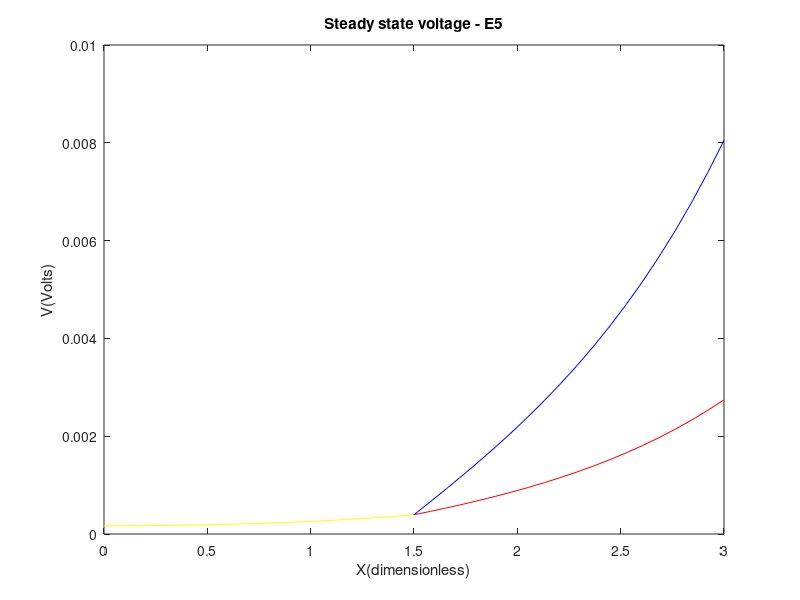

Write the MATLAB code that produced this figure.
% electrical constants and derived quantities for typical 
% mammalian dendrite

% Dimensions of compartments

d1 = 75e-4; 			% cm
d21 = 30e-4; 			% cm
d22 = 15e-4; 			% cm
%d21 = 47.2470e-4;       % E9 cm
%d22 = d21;               % E9 cm

l1 = 1.5;			% dimensionless
l21 = 3.0;			% dimensionless
l22 = 3.0;			% dimensionless

% Electrical properties of compartments

Rm = 6e3;			% Ohms cm^2
Rc = 90;			% Ohms cm
Rs = 1e6;			% Ohms

c1 = 2*(Rc*Rm)^(1/2)/pi;

rl1 = c1*d1^(-3/2);		% Ohms
rl21 = c1*d21^(-3/2);		% Ohms
rl22 = c1*d22^(-3/2);		% Ohms


% Applied current

iapp = 1e-9; 	% Amps

% Coefficient matrices

A = [1 -1 0 0 0 0;
     0 0 exp(-l21) exp(l21) 0 0;
     0 0 0 0 exp(-l22) exp(l22);
     exp(-l1) exp(l1) -exp(-l1) -exp(l1) 0 0;
     0 0 exp(-l1) exp(l1) -exp(-l1) -exp(l1);
     -exp(-l1) exp(l1) rl1*exp(-l1)/rl21 -rl1*exp(l1)/rl21 rl1*exp(-l1)/rl22 -rl1*exp(-l1)/rl22];

b = [rl1*iapp 0 0 0 0 0]';

%% Question 03%%
x=A\b;
display(x)

%% Question 04%%%
y1=linspace(0,l1,20);
y21=linspace(l1,l21,20);
y22=linspace(l1,l22,20);
v1=x(1)*exp(-y1)+x(2)*exp(y1);
v21=x(3)*exp(-y21)+x(4)*exp(y21);
v22=x(5)*exp(-y22)+x(6)*exp(y22);
plot(y1,v1,'y-',y21,v21,'r-',y22,v22,'b-');
xlabel('X (dimensionless)');
ylabel('V (Volts)');
title('Steady-state voltage - E5');

%% Question 05 %%
%% part (a)%%
Aa = A;
Aa(2,:) = [0 0 -exp(-l21) exp(l21) 0 0];
x= Aa\b;
y1=linspace(0,l1,20);
y21=linspace(l1,l21,20);
y22=linspace(l1,l22,20);
v1=x(1)*exp(-y1)+x(2)*exp(y1);
v21=x(3)*exp(-y21)+x(4)*exp(y21);
v22=x(5)*exp(-y22)+x(6)*exp(y22);
plot(y1,v1,'y-',y21,v21,'r-',y22,v22,'b-');
xlabel('X (dimensionless)');
ylabel('V (Volts)');
title('Steady-state voltage - E5');

%% part (b)%%
Ab = Aa;
Ab(3,:) = [0 0 0 0 -exp(-l22) exp(l22)];
x=Ab\b;
y1=linspace(0,l1,20);
y21=linspace(l1,l21,20);
y22=linspace(l1,l22,20);
v1=x(1)*exp(-y1)+x(2)*exp(y1);
v21=x(3)*exp(-y21)+x(4)*exp(y21);
v22=x(5)*exp(-y22)+x(6)*exp(y22);
plot(y1,v1,'y-',y21,v21,'r-',y22,v22,'b-');
xlabel('X(dimensionless)');
ylabel('V(Volts)');
title('Steady state voltage - E5');

%% part (c)%%
Ac = A;
Ac(2,:) = [0 0 -exp(-l21) exp(l21) 0 0];
bc = b;
bc(1) = 0; 
bc(2) = rl21*iapp;
x=Ac\bc;
y1=linspace(0,l1,20);
y21=linspace(l1,l21,20);
y22=linspace(l1,l22,20);
v1=x(1)*exp(-y1)+x(2)*exp(y1);
v21=x(3)*exp(-y21)+x(4)*exp(y21);
v22=x(5)*exp(-y22)+x(6)*exp(y22);
plot(y1,v1,'y-',y21,v21,'r-',y22,v22,'b-');
xlabel('X(dimensionless)');
ylabel('V(Volts)');
title('Steady state voltage - E5');

%% part (d)%%
bd = bc;
bd(3) = rl22*iapp;
x=Ac\bd;
y1=linspace(0,l1,20);
y21=linspace(l1,l21,20);
y22=linspace(l1,l22,20);
v1=x(1)*exp(-y1)+x(2)*exp(y1);
v21=x(3)*exp(-y21)+x(4)*exp(y21);
v22=x(5)*exp(-y22)+x(6)*exp(y22);
plot(y1,v1,'y-',y21,v21,'r-',y22,v22,'b-');
xlabel('X(dimensionless)');
ylabel('V(Volts)');
title('Steady state voltage - E5');
